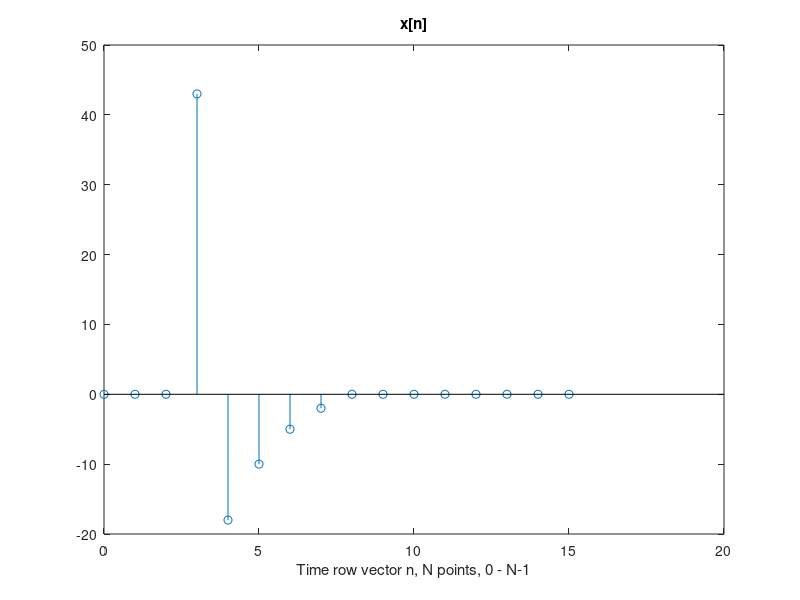
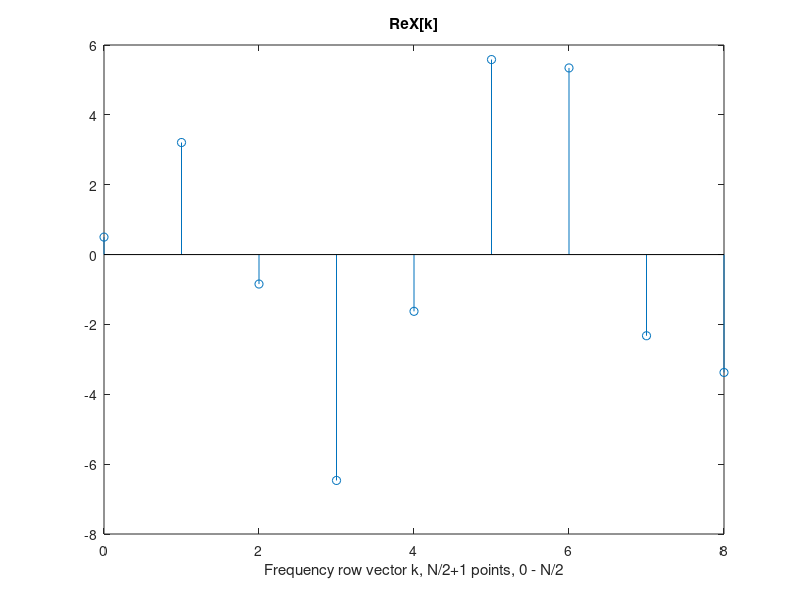
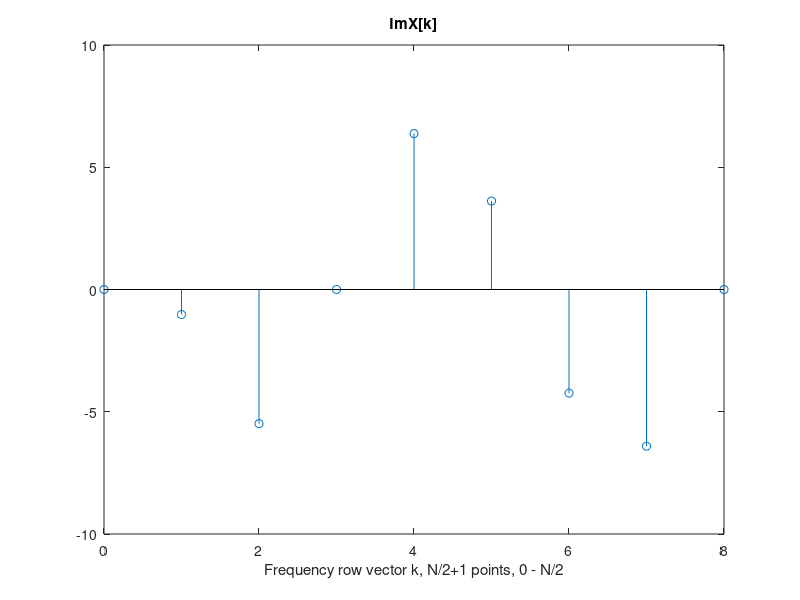

MATLAB code to generate these figures, in order:
%The Scientist and Engineer's Guide in Digital Signal Processing, chapter 31, pg.567 (see also chapter 8, The DFT).
%Vld. We'll try to synthesis x[n], after apply equations 31-1/pg567 (so, from ReX[k]) and ImX[k] arrays).
x=[0,0,0,43,-18,-10,-5,-2,0,0,0,0,0,0,0,0]; %see fig.8-1a/chapter.8/pg.142
n=0:1:15; %n vector (range)
stem(n,x);
title("x[n]"); xlabel('Time row vector n, N points, 0 - N-1');
N=length(x);%number of samples in x[n] signal.
ReX=zeros(1,N/2+1);%one line with N/2+1 columns, see eq.31-1/pg.567, k span [0:N/2)
ImX=zeros(1,N/2+1);% --""--
circ_k1 = 2*pi*n/N; %N points row vector on unitCircle for frequency k=1
for k = 0:1:N/2 %N/2+1 values, see eq.31-1/pg.567, k span [0:N/2);
  ReX(k+1) = 2/N*sum(x.*cos(circ_k1*k));%it should be ReX(k), but we don't have 0 based indexing support
  ImX(k+1) = -2/N*sum(x.*sin(circ_k1*k));
endfor;
ReX(0+1) = ReX(0+1)/2;%see eq.8-3/page.153
ReX(N/2+1) = ReX(N/2+1)/2;% --""--
figure; stem(0:k,ReX); title("ReX[k]"); xlabel('Frequency row vector k, N/2+1 points, 0 - N/2');
figure; stem(0:k,ImX); title("ImX[k]"); xlabel('Frequency row vector k, N/2+1 points, 0 - N/2');
disp("Frequency kMax = N/2. I suppose it is in relation with Nyquist theorem. To check..");
disp("Now synthesis xSyn based on frequencies ReX and ImX vectors, and compare with x.");
xSyn = zeros(1,N);
for i = 0:1:N-1
  
endfor;